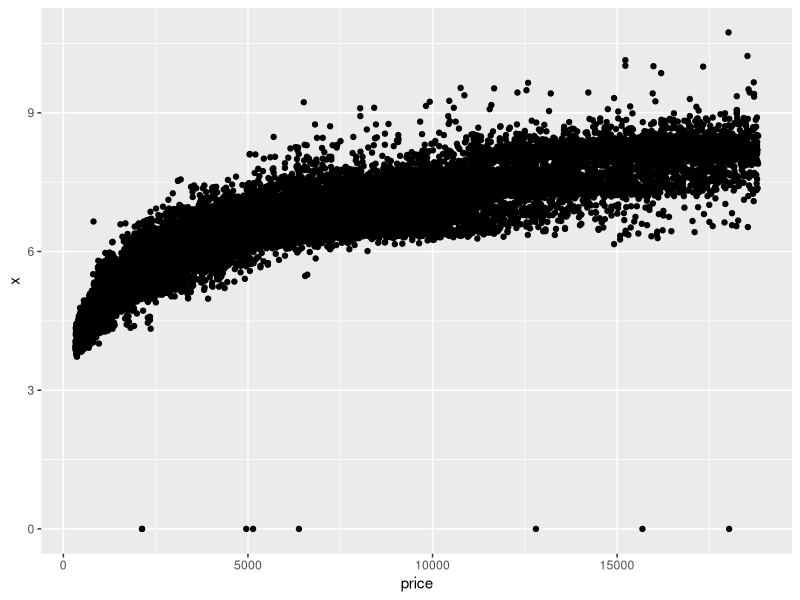
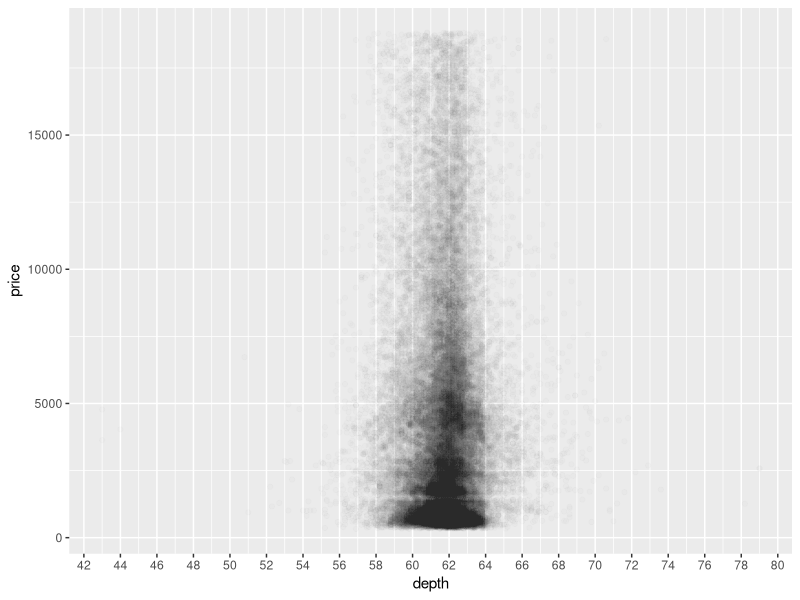
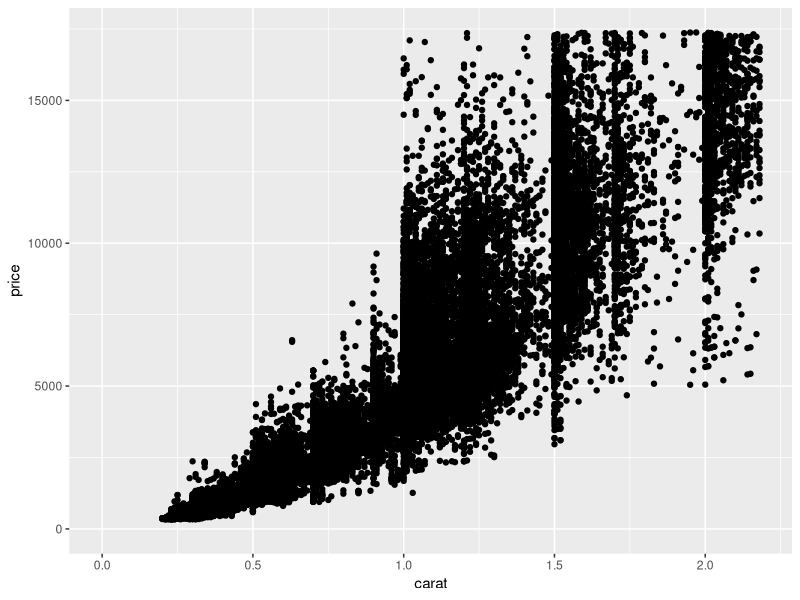
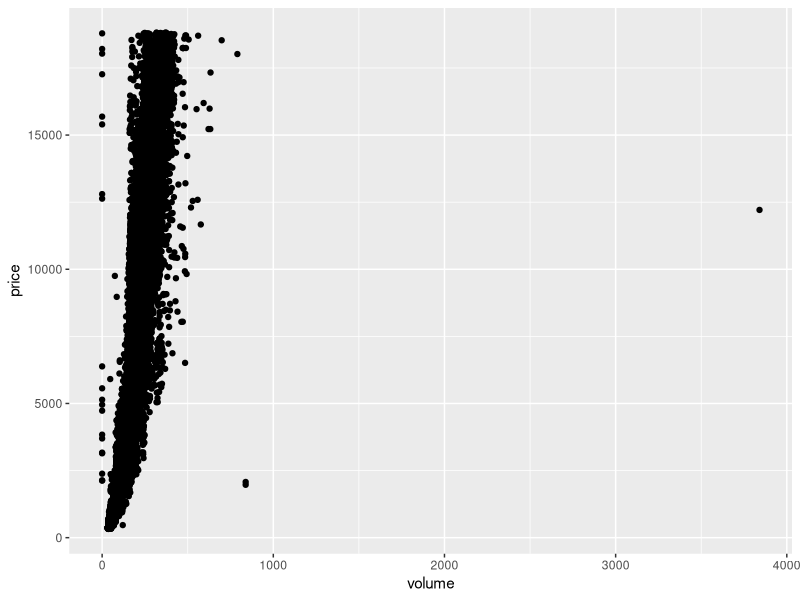
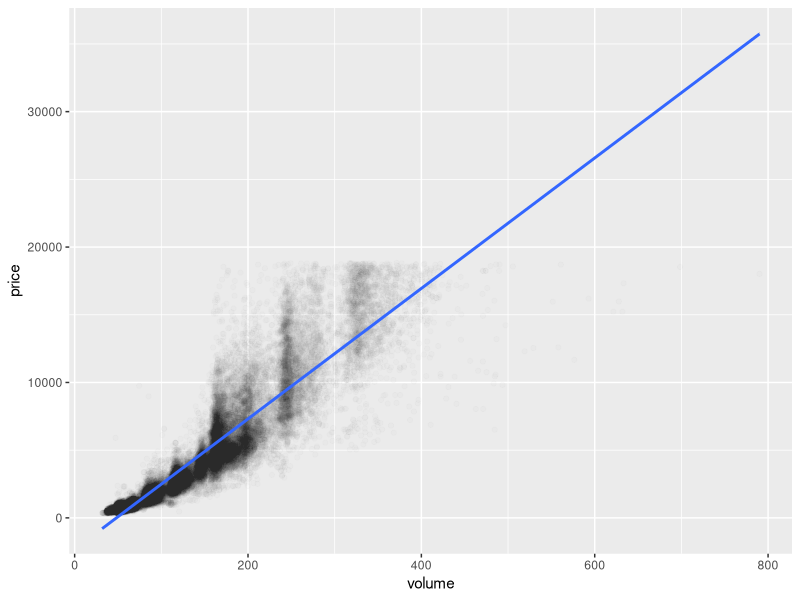
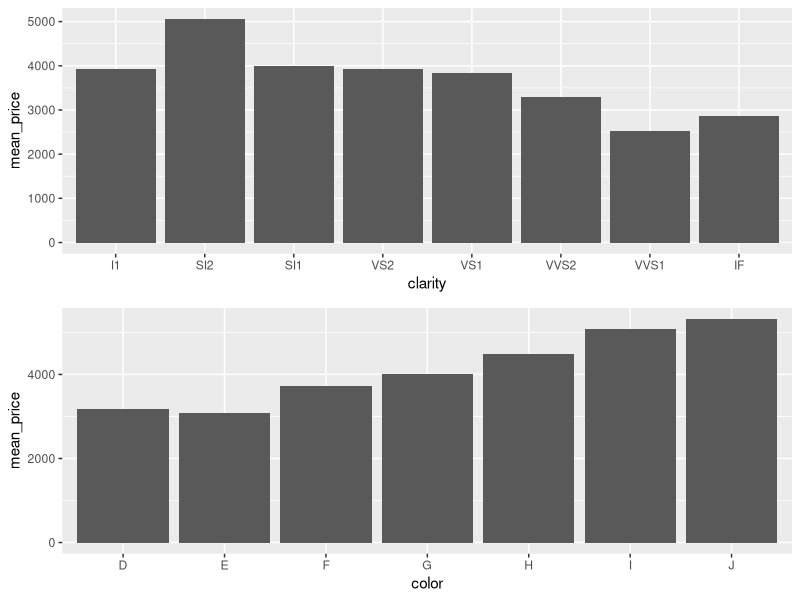
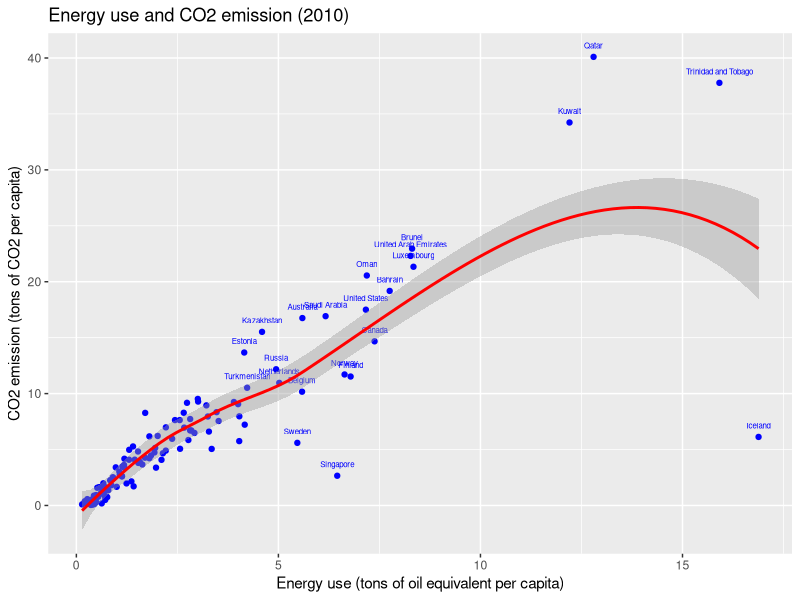
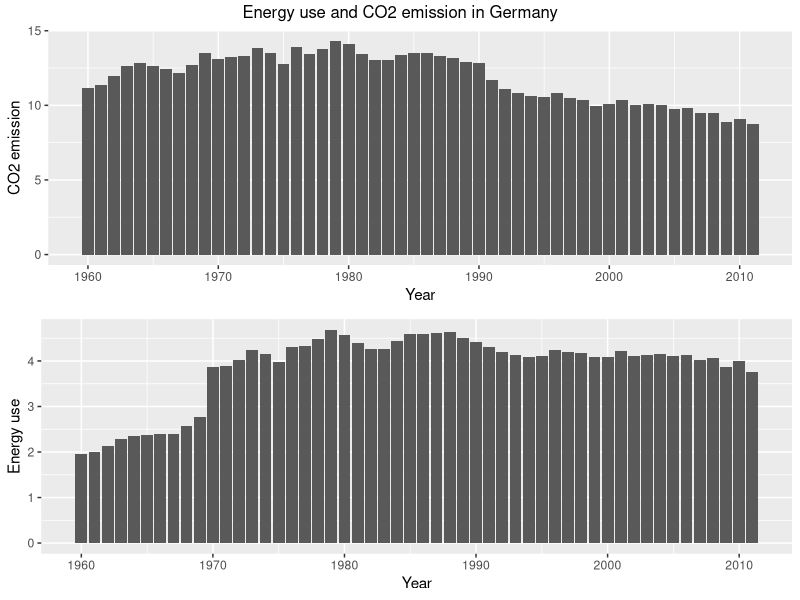

Here is the R script that generated these plots, in order:
library(ggplot2)
library(dplyr)
setwd("/home/jonas/workspace/udacity/lessons/05 - Exploratory Data Analysis")
getwd()

data(diamonds)  # load data set (comes with ggplot2)

# 1+2) Scatterplot price vs. x
ggplot(data = diamonds, aes(x = price, y = x)) +
  geom_point()

# 3) Correlation of price vs. x, y and z
cor.test(diamonds$price, diamonds$x)
cor.test(diamonds$price, diamonds$y)
cor.test(diamonds$price, diamonds$z)

# 4+5) Scatterplot price vs. depth
ggplot(data = diamonds, aes(y = price, x = depth)) + 
  geom_point(alpha = 1/100) + 
  scale_x_continuous(breaks = seq(40, 80, 2))

# 6) Distribution of "depth"
summary(diamonds$depth)

# 7) Correlation price vs. depth
cor.test(diamonds$depth, diamonds$price)

# 8) Scatterplot of price vs. carat, omit top 1% of x and y
ggplot(data = diamonds, aes(x = carat, y = price)) + 
  xlim(0, quantile(diamonds$carat, 0.99)) +
  ylim(0, quantile(diamonds$price, 0.99)) +
  geom_point()

# 9+10) Create a new variable x*y*z and a scatterplot of price vs. that variable
diamonds$volume = diamonds$x * diamonds$y * diamonds$z
ggplot(data = diamonds, aes(x = volume, y = price)) +
  geom_point()

# 11) Correlation of a subset
with(diamonds, cor.test(volume, price))
with(subset(diamonds, volume > 0 & volume < 800), cor.test(volume, price))

# 12) Plot of the subset, with alpha < 1 and fitted model
?geom_smooth
ggplot(data = subset(diamonds, volume > 0 & volume < 800), aes(x = volume, y = price)) +
  geom_point(alpha=0.01) +
  geom_smooth(method="lm")

# 13) Group by clarity, create group statistics
clarity_groups <- group_by(diamonds, clarity)
diamondsByClarity <- summarize(clarity_groups, 
                               mean_price = mean(price), 
                               median_price = median(price), 
                               min_price = min(price), 
                               max_price = max(price),
                               n = n())

# 14+15) Create bar charts to compare two groupings. geom_bar() vs. geom_col()
library(gridExtra)

diamonds_by_clarity <- group_by(diamonds, clarity)
diamonds_mp_by_clarity <- summarise(diamonds_by_clarity, mean_price = mean(price))
p1 <- ggplot(data = diamonds_mp_by_clarity, aes(x = clarity, y = mean_price)) +
  geom_col()

diamonds_by_color <- group_by(diamonds, color)
diamonds_mp_by_color <- summarise(diamonds_by_color, mean_price = mean(price)) 
p2 <- ggplot(data = diamonds_mp_by_color, aes(x = color, y = mean_price)) +
  geom_col()

grid.arrange(p1, p2, ncol=1)

# According to the instructor slides, mean prices are decreasing for both 
# clarity and color. I can only observe this for  clarity.

# 16) Gapminder data
# Let's investigate the relation between CO2 emissions and energy consumption per person.
library(readxl)
library(tidyr)
library(dplyr)
library(grid)
library(gridExtra)
xl <- read_excel("indicator CDIAC carbon_dioxide_emissions_per_capita.xlsx")
xl2 <- read_excel("energy use per person.xlsx")
# Collapse year columns into one column for a variable "year" using tidyr's gather().
co2_emission <- "CO2 emissions per capita"
xl <- gather(xl, "year", co2_emission, 2:254)
colnames(xl)[1] <- "country"
energy_use <- "energy use per capita"
xl2 <- gather(xl2, "year", energy_use, 2:53)
colnames(xl2)[1] <- "country"

# There is a type mismatch in the colums (as seen in head()) or like this:
sapply(xl, mode)
sapply(xl, class)
sapply(xl2, mode)
sapply(xl2, class)
# We need to fix it to be able to do the join:
xl <- transform(xl, year = as.numeric(year))
xl2 <- transform(xl2, year = as.numeric(year))

joint <- inner_join(xl, xl2)  # default "by" will use all common column names

# Check the relation for 2010 (year with most data) in a scatter plot:
data2010 <- subset(joint, year == 2010 & !is.na(energy_use) & !is.na(co2_emission))
ggplot(data = data2010, 
       aes(x = energy_use, y = co2_emission
#           , label = country
           , label = ifelse(energy_use > quantile(data2010$energy_use, 0.85) | co2_emission > quantile(data2010$co2_emission, 0.85), country, "")
           )) +
  geom_point(color = "blue") + 
  geom_text(size = 2, color = "blue", vjust=-1.4) + 
  #coord_trans(x = "sqrt", y = "sqrt") +
  ggtitle("Energy use and CO2 emission (2010)") +
  xlab("Energy use (tons of oil equivalent per capita)") +
  ylab("CO2 emission (tons of CO2 per capita)") +
  geom_smooth(color = "red")
ggsave("energy_consumption_and_CO2_emission_per_capita.png")

# Analysis:
# There is clearly a relation between energy consumption and CO2 emissions among the countries of the world. This is also shown py Pearson's correlation coefficient r:
cor.test(data2010$energy_use, data2010$co2_emission)
# A value of > 0.8 means that the more energy is consumed per person, the larger the CO2 emissions are. Interestingly, there are some outliers. 
# * Iceland: Has a large energy consumption per capita, but a low CO2 emissions. This has two sources: For one, Iceland is quite cold and people need to heat a lot, leading to a high energy consumption. On the other hand, Icelanders use geothermal energy sources to heat up water and generate power, thus not many fossil fuel has to be burned, leading to a relatively small CO2 emission.
# * Sweden: AFAIK the Swedish use nuclear power to generate electricity, thus less fossil burnings.
# * Singapore: As a city state, Singapore probably does not generate its energy by itself but rather imports it from neighboring Malaysia. Thus it has small energy CO2 emissions by itself.
# * Kuwait, Qatar, Trinidad and Tobago: These states have plenty of oil or gas sources, thus energy comes at a low price and is used a lot, leading to high consumption at high emissions.


# Another plot: Development in Germany over time.
dataGermany <- subset(joint, country == "Germany")
plot1 <- ggplot(data = dataGermany, aes(y = co2_emission, x = year)) + 
  geom_col() +
  xlab("Year") +
  ylab("CO2 emission")
plot2 <- ggplot(data = dataGermany, aes(y = energy_use, x = year)) +
  geom_col() +
  ylab("Energy use") +
  xlab("Year") 
grid.arrange(plot1, plot2, ncol=1, top=textGrob("Energy use and CO2 emission in Germany"))
g <- arrangeGrob(plot1, plot2, ncol=1, top=textGrob("Energy use and CO2 emission in Germany"))
ggsave("energy_consumption_and_CO2_emission_in_Germany.png", g)

# Analysis:
# The energy use in Germany has been increasing steadily until the mid 80's, with a large increase in 1969. This might be due to a changed way to measure the energy use. Since the mid 80's, the energy use is slowly decreasing, maybe due to improved awareness for environmental consequences of high emissions and climate change.
# The CO2 emissions are decreasing since the same time, with a sudden drop in 1990. This drop is probably because of the union with former GDR, which changed the both the population size and total CO2 emissions. The general decrease can be explained with more efficient power stations and increasing share of renewable energy and nonfossil burnings.